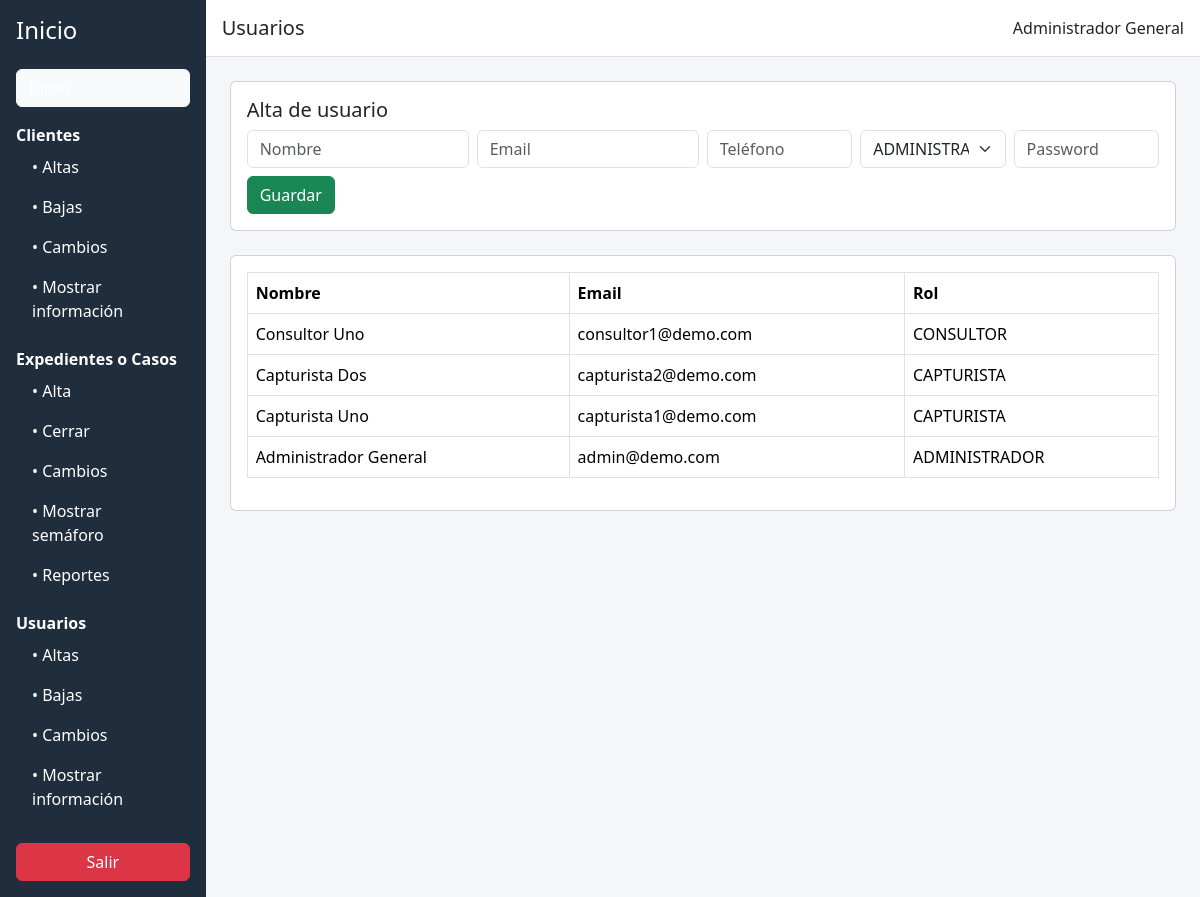
/usuarios (signed in), run on the app's committed database.
### tables this page shows
CREATE TABLE IF NOT EXISTS usuarios (
    id BIGINT AUTO_INCREMENT PRIMARY KEY,
    empresa_id BIGINT NOT NULL,
    rol_id BIGINT NOT NULL,
    nombre VARCHAR(120) NOT NULL,
    email VARCHAR(150) NOT NULL UNIQUE,
    telefono VARCHAR(25) NULL,
    password_hash VARCHAR(255) NOT NULL,
    activo TINYINT(1) NOT NULL DEFAULT 1,
    created_at TIMESTAMP NULL,
    updated_at TIMESTAMP NULL,
    FOREIGN KEY (empresa_id) REFERENCES empresas(id),
    FOREIGN KEY (rol_id) REFERENCES roles(id)
);

CREATE TABLE IF NOT EXISTS roles (
    id BIGINT PRIMARY KEY,
    nombre VARCHAR(50) NOT NULL UNIQUE,
    descripcion VARCHAR(255) NULL
);

### app/helpers/helpers.php (called while the page is built, shortened)
<?php
if (!function_exists('config')) {
    function config(string $key, mixed $default = null): mixed
    {
        static $config = null;
        if ($config === null) {
            $config = [
                'app' => require __DIR__ . '/../../config/app.php',
                'database' => require __DIR__ . '/../../config/database.php',
                'mail' => require __DIR__ . '/../../config/mail.php',
                'whatsapp' => require __DIR__ . '/../../config/whatsapp.php',
            ];
        }
        $segments = explode('.', $key);
        $value = $config;
        foreach ($segments as $segment) {
            $value = $value[$segment];
        }
        return $value;
    }
}
if (!function_exists('env')) {
    function env(string $key, mixed $default = null): mixed
    {
        $value = $_ENV[$key] ?? $_SERVER[$key] ?? getenv($key);
        return $value === false || $value === null ? $default : $value;
    }
}
if (!function_exists('base_path')) {
    function base_path(string $path = ''): string
    {
        $base = dirname(__DIR__, 2);
        return $path === '' ? $base : $base . DIRECTORY_SEPARATOR . ltrim($path, DIRECTORY_SEPARATOR);
    }
}
if (!function_exists('view')) {
    function view(string $view, array $data = []): void
    {
        extract($data, EXTR_SKIP);
        require base_path('resources/views/layouts/app.php');
    }
}
if (!function_exists('e')) {
    function e(string $value): string
    {
        return htmlspecialchars($value, ENT_QUOTES, 'UTF-8');
    }
}

### app/controllers/UsuariosController.php (called while the page is built, shortened)
<?php
class UsuariosController
{
    public function index(): void
    {
        $usuarios = (new User())->allByEmpresa((int)$_SESSION['user']['empresa_id']);
        view('usuarios.index', ['title' => 'Usuarios', 'usuarios' => $usuarios]);
    }
}

### public/index.php (called while the page is built, shortened)
<?php
require dirname(__DIR__) . '/app/helpers/helpers.php';
$router = new Router();
$router->dispatch($_SERVER['REQUEST_METHOD'], $_SERVER['REQUEST_URI']);

### app/services/AuthService.php (called while the page is built, shortened)
<?php
class AuthService
{
    public static function user(): ?array
    {
        return $_SESSION['user'] ?? null;
    }
}

### app/models/BaseModel.php (called while the page is built, shortened)
<?php
abstract class BaseModel
{
    public function __construct()
    {
        $this->db = Database::connection();
    }
}

### config/app.php (called while the page is built)
<?php
return [
    'name' => env('APP_NAME', 'ExpedientesApp'),
    'env' => env('APP_ENV', 'local'),
    'debug' => filter_var(env('APP_DEBUG', true), FILTER_VALIDATE_BOOL),
    'url' => env('APP_URL', 'http://localhost:8080'),
    'timezone' => env('APP_TIMEZONE', 'America/Mexico_City'),
    'key' => env('APP_KEY', 'change_me'),
];

### config/database.php (called while the page is built)
<?php
return [
    'host' => env('DB_HOST', '127.0.0.1'),
    'port' => env('DB_PORT', '3306'),
    'database' => env('DB_NAME', 'expedientes_app'),
    'username' => env('DB_USER', 'root'),
    'password' => env('DB_PASS', ''),
];

### config/mail.php (called while the page is built)
<?php
return [
    'host' => env('SMTP_HOST', 'localhost'),
    'port' => env('SMTP_PORT', 25),
    'username' => env('SMTP_USER', ''),
    'password' => env('SMTP_PASS', ''),
    'from_address' => env('SMTP_FROM', 'noreply@example.com'),
    'from_name' => env('SMTP_FROM_NAME', 'Expedientes App'),
];

### config/whatsapp.php (called while the page is built)
<?php
return [
    'provider' => env('WHATSAPP_PROVIDER', 'twilio'),
    'token' => env('WHATSAPP_TOKEN', ''),
    'phone_id' => env('WHATSAPP_PHONE_ID', ''),
    'to' => env('WHATSAPP_TO', ''),
    'twilio_sid' => env('TWILIO_SID', ''),
    'twilio_from' => env('TWILIO_FROM', ''),
];

### app/services/Database.php (called while the page is built, shortened)
<?php
class Database
{
    private static ?PDO $connection = null;
    public static function connection(): PDO
    {
        if (self::$connection === null) {
            $cfg = config('database');
            $dsn = sprintf('mysql:host=%s;port=%s;dbname=%s;charset=utf8mb4', $cfg['host'], $cfg['port'], $cfg['database']);
            self::$connection = new PDO($dsn, $cfg['username'], $cfg['password'], [
                PDO::ATTR_ERRMODE => PDO::ERRMODE_EXCEPTION,
                PDO::ATTR_DEFAULT_FETCH_MODE => PDO::FETCH_ASSOC,
            ]);
        }
        return self::$connection;
    }
}

### app/models/User.php (called while the page is built, shortened)
<?php
class User extends BaseModel
{
    public function allByEmpresa(int $empresaId): array
    {
        $stmt = $this->db->prepare('SELECT u.*, r.nombre AS rol FROM usuarios u INNER JOIN roles r ON r.id = u.rol_id WHERE u.empresa_id = :empresa ORDER BY u.id DESC');
        $stmt->execute(['empresa' => $empresaId]);
        return $stmt->fetchAll();
    }
}

### resources/views/usuarios/index.php (the view, shortened to what this page needs)
<div class="card mb-4"><div class="card-body">
    <h5>Alta de usuario</h5>
    <form method="post" action="/usuarios" class="row g-2">
        <div class="col-md-3"><input class="form-control" name="nombre" placeholder="Nombre" required></div>
        <div class="col-md-3"><input class="form-control" name="email" type="email" placeholder="Email" required></div>
        <div class="col-md-2"><input class="form-control" name="telefono" placeholder="Teléfono"></div>
        <div class="col-md-2"><select class="form-select" name="rol_id"><option value="1">ADMINISTRADOR</option><option value="2">CAPTURISTA</option><option value="3">CONSULTOR</option></select></div>
        <div class="col-md-2"><input class="form-control" name="password" type="password" placeholder="Password" required></div>
        <div class="col-12"><button class="btn btn-success">Guardar</button></div>
    </form>
</div></div>
<div class="card"><div class="card-body">
    <table class="table table-bordered"><thead><tr><th>Nombre</th><th>Email</th><th>Rol</th></tr></thead><tbody>
    <?php foreach ($usuarios as $u): ?><tr><td><?= e($u['nombre']) ?></td><td><?= e($u['email']) ?></td><td><?= e($u['rol']) ?></td></tr><?php endforeach; ?>
    </tbody></table>
</div></div>

### resources/views/layouts/app.php (shortened to what this page needs)
<?php
$user = AuthService::user();
?>
<!doctype html>
<html lang="es">
<head>
    <link href="https://cdn.jsdelivr.net/npm/bootstrap@5.3.3/dist/css/bootstrap.min.css" rel="stylesheet">
    <link rel="stylesheet" href="/css/app.css">
</head>
<body>
<div class="d-flex">
    <?php if ($user): ?>
        <aside class="sidebar p-3">
            <h4 class="mb-4">Inicio</h4>
            <ul class="nav flex-column gap-2">
                <li><a class="btn btn-light text-start w-100" href="/">Inicio</a></li>
                <li><div class="fw-bold mt-2">Clientes</div>
                    <a class="nav-link" href="/clientes">• Altas</a>
                    <a class="nav-link" href="/clientes">• Bajas</a>
                    <a class="nav-link" href="/clientes">• Cambios</a>
                    <a class="nav-link" href="/clientes">• Mostrar información</a>
                </li>
                <li><div class="fw-bold mt-2">Expedientes o Casos</div>
                    <a class="nav-link" href="/expedientes/create">• Alta</a>
                    <a class="nav-link" href="/expedientes">• Cerrar</a>
                    <a class="nav-link" href="/expedientes">• Cambios</a>
                    <a class="nav-link" href="/expedientes">• Mostrar semáforo</a>
                    <a class="nav-link" href="/reportes">• Reportes</a>
                </li>
                <li><div class="fw-bold mt-2">Usuarios</div>
                    <a class="nav-link" href="/usuarios">• Altas</a>
                    <a class="nav-link" href="/usuarios">• Bajas</a>
                    <a class="nav-link" href="/usuarios">• Cambios</a>
                    <a class="nav-link" href="/usuarios">• Mostrar información</a>
                </li>
            </ul>
            <form method="post" action="/logout" class="mt-4">
                <button class="btn btn-danger w-100">Salir</button>
            </form>
        </aside>
    <?php endif; ?>
    <main class="content flex-grow-1">
        <?php if ($user): ?>
            <header class="topbar d-flex justify-content-between align-items-center p-3 border-bottom bg-white">
                <h5 class="mb-0"><?= e($title ?? 'Panel') ?></h5>
                <span><?= e($user['nombre']) ?></span>
            </header>
        <?php endif; ?>
        <section class="p-4">
            <?php require $viewPath; ?>
        </section>
    </main>
</div>
</body>
</html>

### public/css/app.css (style rules this page uses)
body { background: #f4f6f9; font-family: "Segoe UI", Tahoma, sans-serif; }
.sidebar { width: 280px; min-height: 100vh; background: #1f2d3d; color: #fff; }
.sidebar .nav-link, .sidebar .btn { color: #fff; }
.content { min-height: 100vh; }
.topbar { position: sticky; top: 0; z-index: 10; }
.table { background: #fff; }

### data on the page
usuarios: nombre "Administrador General", email "admin@demo.com", rol.nombre "ADMINISTRADOR"
usuarios: nombre "Consultor Uno", email "consultor1@demo.com", rol.nombre "CONSULTOR"
usuarios: nombre "Capturista Dos", email "capturista2@demo.com", rol.nombre "CAPTURISTA"
usuarios: nombre "Capturista Uno", email "capturista1@demo.com", rol.nombre "CAPTURISTA"

### other printed values
$title "Usuarios"
